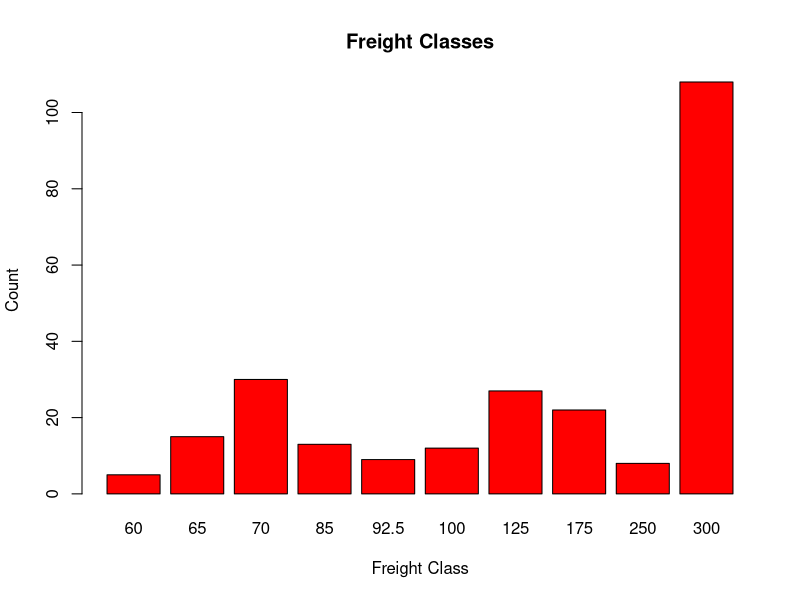

R code for this plot:
# Read the Data into R:
library(readxl)
setwd("C:/Users/tzhan/Google Drive/GSU Graduate School/MBA 8040 Data Driven Decision Making/Project")
my_data <- read_excel("Freight.xlsx")

library(plyr)
my_data <- rename(my_data, c("Invoiced Amount" = "Invoiced_Amount", "Quoted Price" = "Quoted_Price", "Total weight"="Total_Weight", "Price per pound" = "Price_per_Pound", 
                             "Freight class 1" = "Freight_Class", "Height 1" = "Height", "Product Cost" = "Product_Cost"))
my_data$Carrier <- NULL
str(my_data)

attach(my_data)

# Specify Categorical Variables, convert to Factors:
Freight_Class <- factor(Freight_Class)
summary(Freight_Class)
# Optional Data Exploration:
plot(Freight_Class, main="Freight Classes", xlab="Freight Class", ylab="Count", col="red")

# Make "300" the reference level in the Freight_Class categorical variable:
Freight_Class <- relevel(Freight_Class, "300")

# Multiple Regression, Initial Model:
fit.1 <- lm(Invoiced_Amount ~ Quoted_Price + Total_Weight + Price_per_Pound + Volume + Density + Freight_Class 
            + Height + Product_Cost)
summary(fit.1)

# Remove Freight_Class factor level 60, p-value of 0.434
Freight_Class <- factor(Freight_Class, exclude = "60")
fit.2 <- lm(Invoiced_Amount ~ Quoted_Price + Total_Weight + Price_per_Pound + Volume + Density + Freight_Class 
            + Height + Product_Cost)
summary(fit.2)

# Remove Product_Cost, p-value of 0.520
fit.3 <- lm(Invoiced_Amount ~ Quoted_Price + Total_Weight + Price_per_Pound + Volume + Density + Freight_Class 
            + Height)
summary(fit.3)

# Remove Height, p-value of 0.185
fit.4 <- lm(Invoiced_Amount ~ Quoted_Price + Total_Weight + Price_per_Pound + Volume + Density + Freight_Class)
summary(fit.4)

# Remove Density, p-value of 0.175
fit.5 <- lm(Invoiced_Amount ~ Quoted_Price + Total_Weight + Price_per_Pound + Volume + Freight_Class)
summary(fit.5)

# Example Prediction
77.469597 + 1.098254*mean(Quoted_Price) + 0.018728*mean(Total_Weight) - 50.094*mean(Price_per_Pound) - 0.212646*mean(Volume)
        